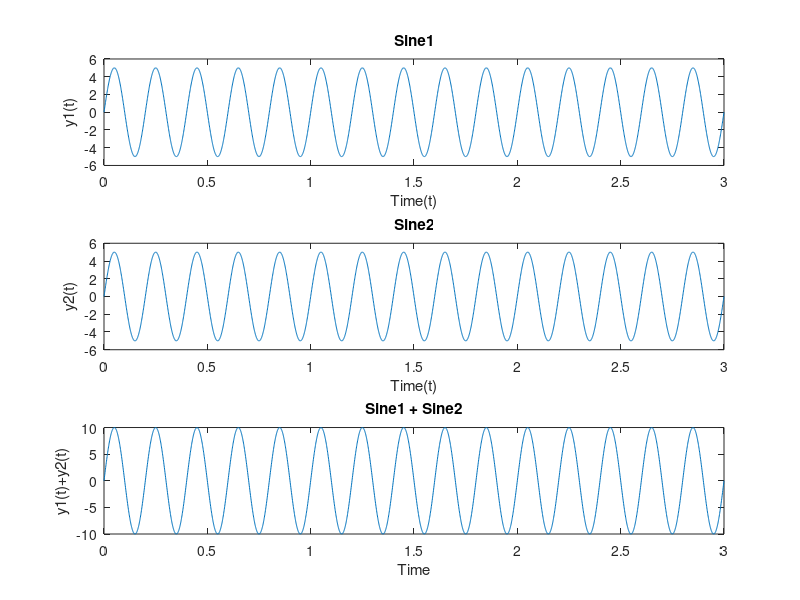

Write the MATLAB code that produced this figure.
f1=input('Input the first sine frequency ');
f2=input('Input the second sine frequency ');
a1=input('Input the first sine amplitude ');
a2=input('Input the second sine amplitude ');
x=0:.001:3;
y1=a1*sin(2*pi*f1*x);
y2=a2*sin(2*pi*f2*x);
subplot(3,1,1);
plot(x,y1);
title('Sine1');
xlabel('Time(t)');
ylabel('y1(t)');
subplot(3,1,2);
plot(x,y2);
title('Sine2');
xlabel('Time(t)');
ylabel('y2(t)');
z=y1+y2;
subplot(3,1,3);
plot(x,z);
title('Sine1 + Sine2');
xlabel('Time');
ylabel('y1(t)+y2(t)'); 
